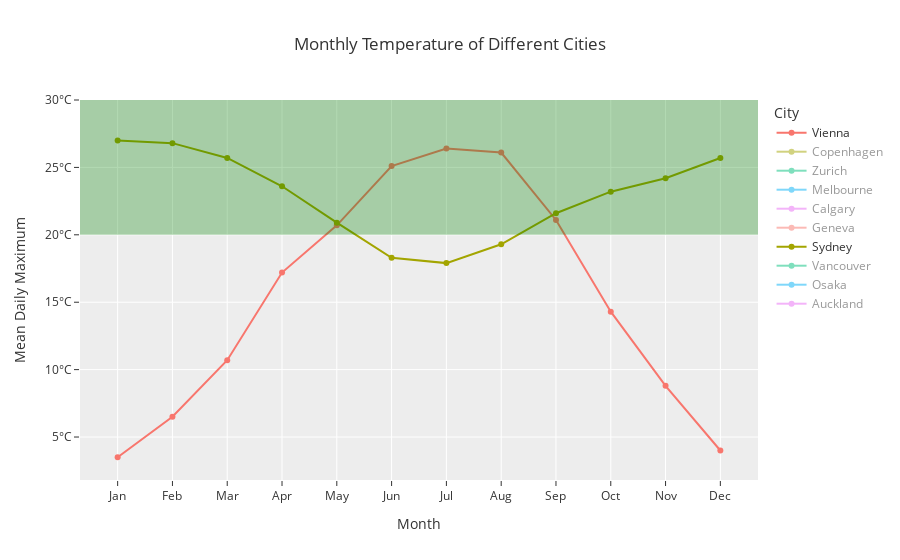

The notebook cell this image was saved under:
### Code cell
fig = go.Figure()
for city in cities_of_interest:
    fig.add_trace(go.Scatter(x=city_climates[city].index, y=city_climates[city]["Mean daily maximum °C"], name=city))

fig.add_hrect(y0=20, y1=30, fillcolor="green")

fig.update_layout(
    title="Monthly Temperature of Different Cities",
    legend_title="City",
    xaxis_title="Month",
    yaxis_title="Mean Daily Maximum",
    yaxis_ticksuffix="°C"
)

fig.show()

### Figure 1 — Plotly figure (JSON) as saved in the notebook; plotly's stock layout.template omitted (floating-point values rounded to 4 significant figures)
{"data": [{"name": "Vienna", "type": "scatter", "x": ["Jan", "Feb", "Mar", "Apr", "May", "Jun", "Jul", "Aug", "Sep", "Oct", "Nov", "Dec"], "y": [3.5, 6.5, 10.7, 17.2, 20.7, 25.1, 26.4, 26.1, 21.1, 14.3, 8.8, 4]}, {"name": "Copenhagen", "type": "scatter", "visible": "legendonly", "x": ["Jan", "Feb", "Mar", "Apr", "May", "Jun", "Jul", "Aug", "Sep", "Oct", "Nov", "Dec"], "y": [3.4, 3.6, 6.5, 11.8, 16.7, 19.6, 22.2, 21.8, 17.5, 12.6, 7.6, 4.4]}, {"name": "Zurich", "type": "scatter", "visible": "legendonly", "x": ["Jan", "Feb", "Mar", "Apr", "May", "Jun", "Jul", "Aug", "Sep", "Oct", "Nov", "Dec"], "y": [3.5, 5.2, 10.2, 14.8, 18.8, 22.4, 24.3, 23.9, 19.1, 13.8, 7.6, 4]}, {"name": "Melbourne", "type": "scatter", "visible": "legendonly", "x": ["Jan", "Feb", "Mar", "Apr", "May", "Jun", "Jul", "Aug", "Sep", "Oct", "Nov", "Dec"], "y": [27, 26.7, 24.4, 20.6, 16.7, 14, 13.4, 14.7, 17.1, 20, 22.6, 24.8]}, {"name": "Calgary", "type": "scatter", "visible": "legendonly", "x": ["Jan", "Feb", "Mar", "Apr", "May", "Jun", "Jul", "Aug", "Sep", "Oct", "Nov", "Dec"], "y": [-1.5, 0.1, 3.8, 10.8, 16.4, 19.7, 23.5, 23.1, 18.3, 11.1, 4.1, -0.4]}, {"name": "Geneva", "type": "scatter", "visible": "legendonly", "x": ["Jan", "Feb", "Mar", "Apr", "May", "Jun", "Jul", "Aug", "Sep", "Oct", "Nov", "Dec"], "y": [5.1, 7, 11.8, 15.9, 20.1, 24.2, 26.7, 26.2, 21.1, 15.5, 9.3, 5.6]}, {"name": "Sydney", "type": "scatter", "x": ["Jan", "Feb", "Mar", "Apr", "May", "Jun", "Jul", "Aug", "Sep", "Oct", "Nov", "Dec"], "y": [27, 26.8, 25.7, 23.6, 20.9, 18.3, 17.9, 19.3, 21.6, 23.2, 24.2, 25.7]}, {"name": "Vancouver", "type": "scatter", "visible": "legendonly", "x": ["Jan", "Feb", "Mar", "Apr", "May", "Jun", "Jul", "Aug", "Sep", "Oct", "Nov", "Dec"], "y": [6.8, 7.9, 10.1, 13.1, 16.9, 19.6, 22.4, 22.4, 19.1, 13.5, 9.3, 6.6]}, {"name": "Osaka", "type": "scatter", "visible": "legendonly", "x": ["Jan", "Feb", "Mar", "Apr", "May", "Jun", "Jul", "Aug", "Sep", "Oct", "Nov", "Dec"], "y": [9.7, 10.5, 14.2, 19.9, 24.9, 28, 31.8, 33.7, 29.5, 23.7, 17.8, 12.3]}, {"name": "Auckland", "type": "scatter", "visible": "legendonly", "x": ["Jan", "Feb", "Mar", "Apr", "May", "Jun", "Jul", "Aug", "Sep", "Oct", "Nov", "Dec"], "y": [23.9, 24.4, 22.9, 20.4, 17.7, 15.5, 14.6, 15.2, 16.5, 17.9, 19.6, 22]}], "layout": {"legend": {"title": {"text": "City"}}, "shapes": [{"fillcolor": "green", "type": "rect", "x0": 0, "x1": 1, "xref": "x domain", "y0": 20, "y1": 30, "yref": "y"}], "title": {"text": "Monthly Temperature of Different Cities"}, "xaxis": {"title": {"text": "Month"}}, "yaxis": {"ticksuffix": "°C", "title": {"text": "Mean Daily Maximum"}}}}
